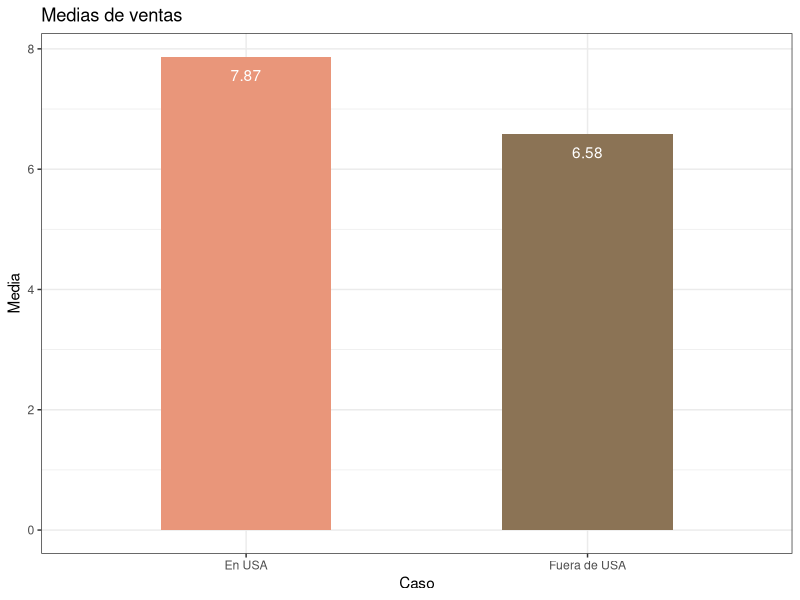
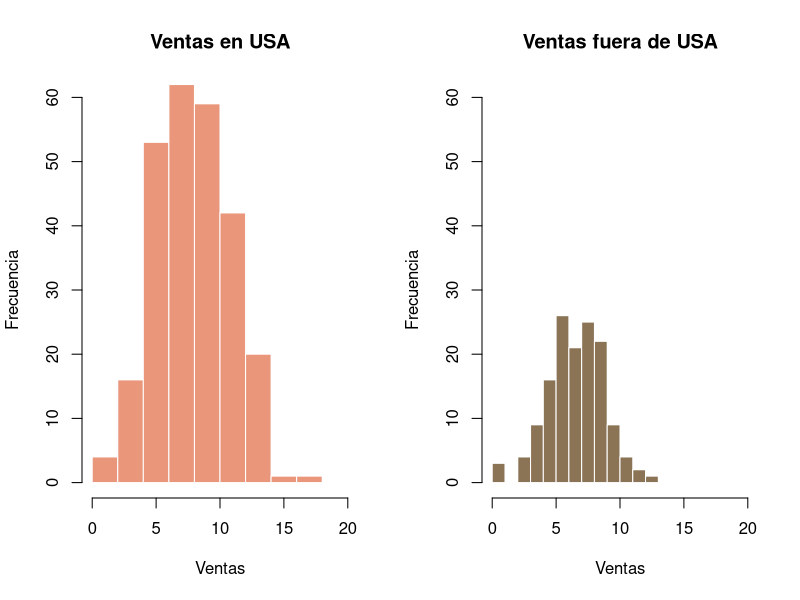
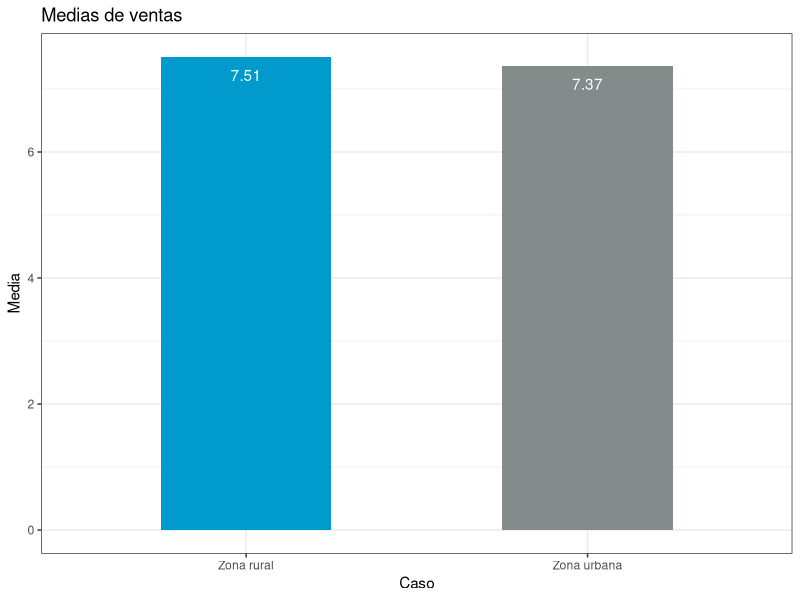
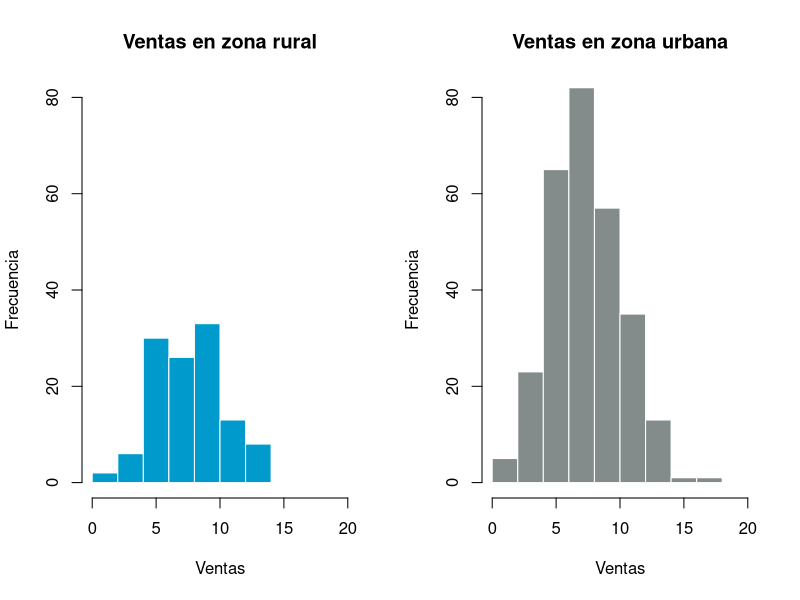
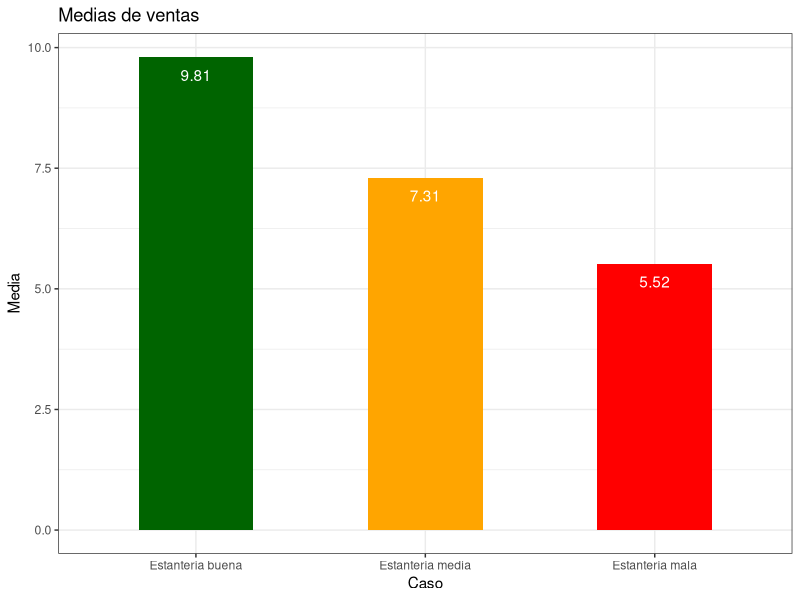
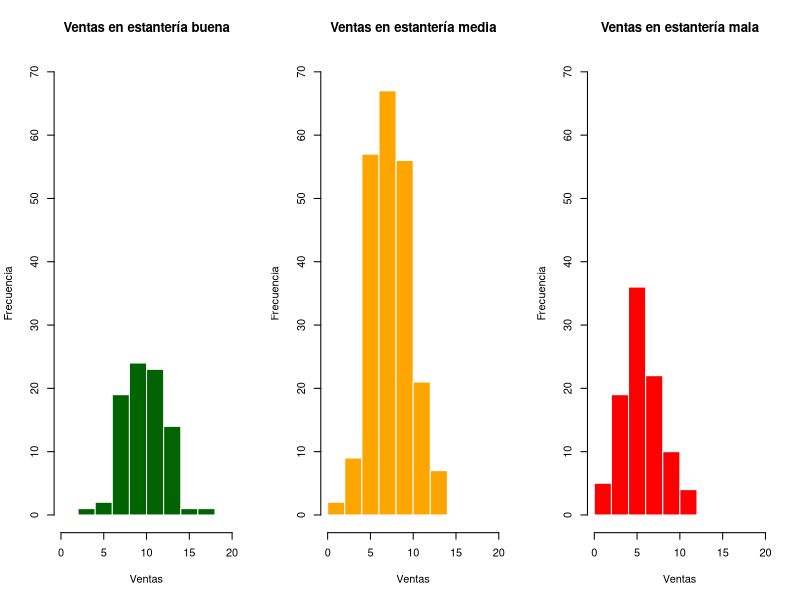

The R source for these figures, in order:
library(nortest)
library(ggplot2)
library(dplyr)

#### Dataset
data <- read.csv("ChildCarSeats_clean.csv", stringsAsFactors = TRUE)
str(data)
summary(data)

#### Shops in USA vs. outside USA
sales_in_US <- data %>% filter(US == "Yes") %>% pull(Sales)
sales_out_US <- data %>% filter(US == "No") %>% pull(Sales)

# Means
sales_mean <- data.frame(Mean = c(mean(sales_in_US), mean(sales_out_US)))
sales_mean$Case <- c("En USA", "Fuera de USA")
ggplot(data = sales_mean, aes(x = Case, y = Mean, label = round(Mean, 2))) +
  geom_bar(stat = "identity", width = 0.5, fill = c("darksalmon", "burlywood4")) +
  geom_text(vjust = 2, colour = "white") +
  labs(title = "Medias de ventas", x = "Caso", y = "Media") +
  theme_bw()

# Histogram
par(mfrow = c(1,2))
hist(sales_in_US, main = "Ventas en USA", col = "darksalmon", 
     xlab = "Ventas", ylab = "Frecuencia", xlim = c(0,20), ylim = c(0, 60),
     border = "white")
hist(sales_out_US, main = "Ventas fuera de USA", col = "burlywood4", 
     xlab = "Ventas", ylab = "Frecuencia", xlim = c(0,20), ylim = c(0, 60),
     border = "white")

# Shapiro test to check normality
shapiro.test(sales_in_US) 
shapiro.test(sales_out_US)

# Comparing the variances
var.test(sales_in_US, sales_out_US)

# Student's t-Test
t.test(sales_in_US, sales_out_US, paired=FALSE, var.equal = FALSE)

#### Rural vs. urban zones
sales_rural <- data %>% filter(Urban == "No") %>% pull(Sales)
sales_urban <- data %>% filter(Urban == "Yes") %>% pull(Sales)

# Means
sales_mean <- data.frame(Mean = c(mean(sales_urban), mean(sales_rural)))
sales_mean$Case <- c("Zona urbana", "Zona rural")
ggplot(data = sales_mean, aes(x = Case, y = Mean, label = round(Mean, 2))) +
  geom_bar(stat = "identity", width = 0.5, fill = c("azure4", "deepskyblue3")) +
  geom_text(vjust = 2, colour = "white") +
  labs(title = "Medias de ventas", x = "Caso", y = "Media") +
  theme_bw()

# Histogram
par(mfrow = c(1,2))
hist(sales_rural, main = "Ventas en zona rural", col = "deepskyblue3", 
     xlab = "Ventas", ylab = "Frecuencia", xlim = c(0,20), ylim = c(0, 80),
     border = "white")
hist(sales_urban, main = "Ventas en zona urbana", col = "azure4", 
     xlab = "Ventas", ylab = "Frecuencia", xlim = c(0,20), ylim = c(0, 80),
     border = "white")

# Shapiro test to check normality
shapiro.test(sales_rural)
shapiro.test(sales_urban) 

# Comparing the variances
var.test(sales_rural, sales_urban)

# Student's t-Test
t.test(sales_urban, sales_rural, paired=FALSE, var.equal = TRUE)

#### Good, medium and bad shelves
sales_good_shelve <- data %>% filter(ShelveLoc == "Good") %>% pull(Sales)
sales_medium_shelve <- data %>% filter(ShelveLoc == "Medium") %>% pull(Sales)
sales_bad_shelve <- data %>% filter(ShelveLoc == "Bad") %>% pull(Sales)

# Means
sales_mean <- data.frame(Mean = c(mean(sales_good_shelve), mean(sales_medium_shelve),
                                  mean(sales_bad_shelve)))
sales_mean$Case <- c("Estantería buena", "Estantería media", "Estantería mala")
ggplot(data = sales_mean, aes(x = reorder(Case, -Mean), y = Mean, 
                              label = round(Mean, 2))) +
  geom_bar(stat = "identity", width = 0.5, fill = c("darkgreen", "orange", "red")) +
  geom_text(vjust = 2, colour = "white") +
  labs(title = "Medias de ventas", x = "Caso", y = "Media") +
  theme_bw()

# Histogram
par(mfrow = c(1,3))
hist(sales_good_shelve, main = "Ventas en estantería buena", col = "darkgreen", 
     xlab = "Ventas", ylab = "Frecuencia", xlim = c(0,20), ylim = c(0, 70),
     border = "white")
hist(sales_medium_shelve, main = "Ventas en estantería media", col = "orange", 
     xlab = "Ventas", ylab = "Frecuencia", xlim = c(0,20), ylim = c(0, 70),
     border = "white")
hist(sales_bad_shelve, main = "Ventas en estantería mala", col = "red", 
     xlab = "Ventas", ylab = "Frecuencia", xlim = c(0,20), ylim = c(0, 70),
     border = "white")

# Shapiro test to check normality
shapiro.test(sales_good_shelve) 
shapiro.test(sales_medium_shelve)
shapiro.test(sales_bad_shelve)

# Comparing the variances
bartlett.test(Sales ~ ShelveLoc, data)

# ANOVA test
result <- aov(Sales ~ ShelveLoc, data)
summary(result)
